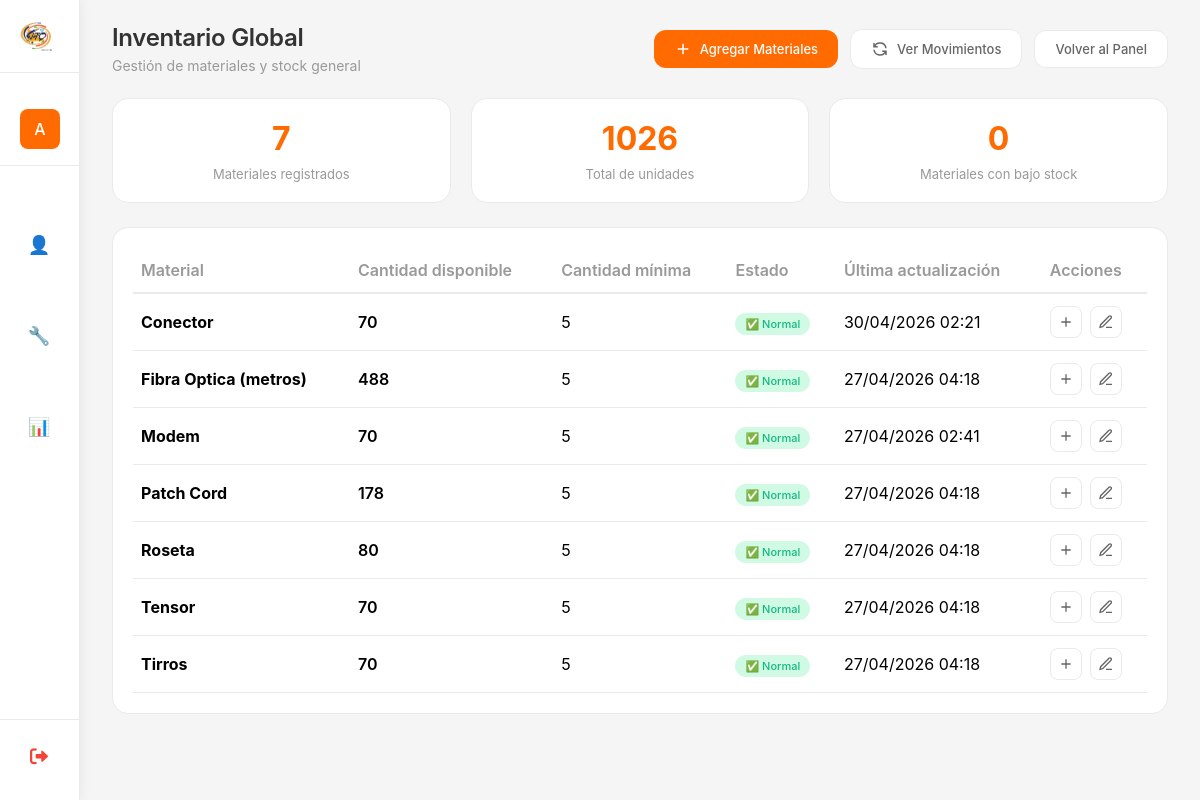
The app's page /inventario/ (signed in), older data.
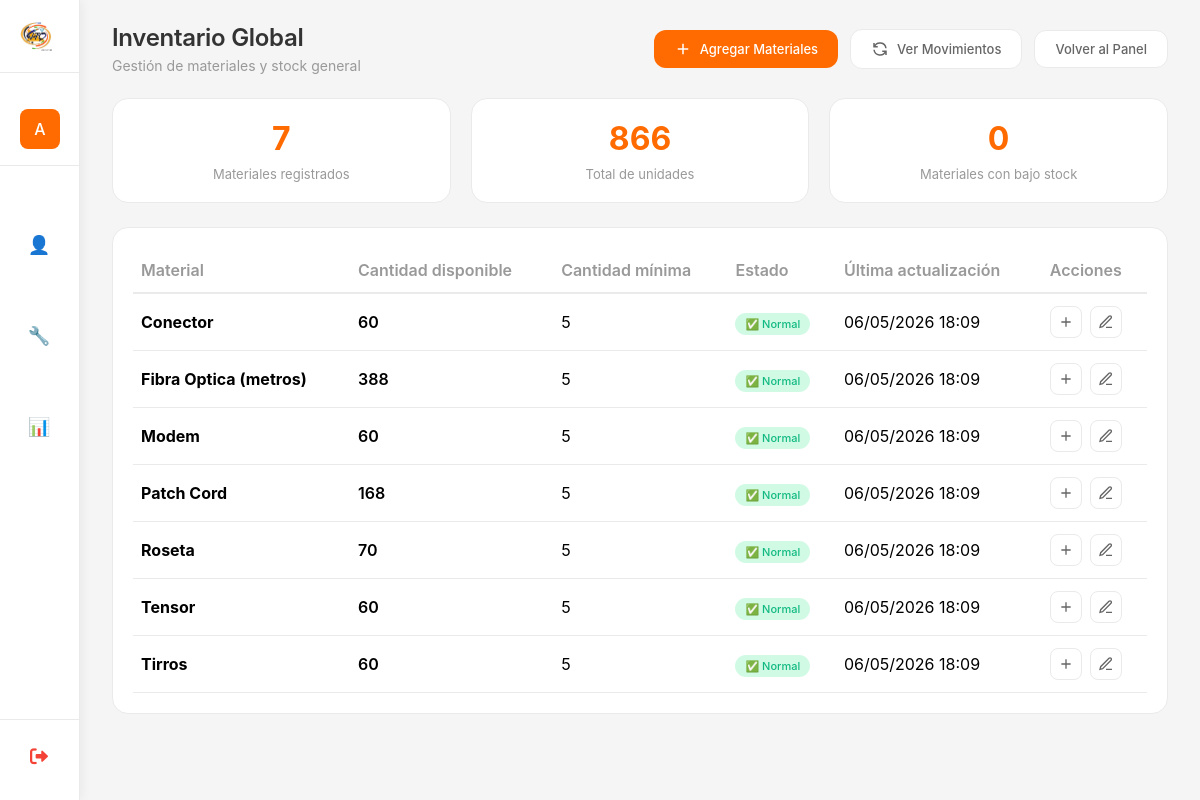
The same page, newer data.
### myapp/models.py (models this page shows, shortened)
class Material(models.Model):
    nombre = models.CharField(max_length=50, unique=True, verbose_name="Nombre del material")
    activo = models.BooleanField(default=True, verbose_name="Activo")
    fecha_creacion = models.DateTimeField(auto_now_add=True)
    class Meta:
        verbose_name = "Material"
        verbose_name_plural = "Materiales"
        ordering = ['nombre']

class InventarioGlobal(models.Model):
    material = models.ForeignKey(
        Material,
        on_delete=models.CASCADE,
        related_name='inventario_global',
        verbose_name="Material"
    )
    cantidad = models.PositiveIntegerField(default=0, verbose_name="Cantidad disponible")
    cantidad_minima = models.PositiveIntegerField(default=5, verbose_name="Cantidad mínima de alerta")
    ultima_actualizacion = models.DateTimeField(auto_now=True, verbose_name="Última actualización")
    actualizado_por = models.ForeignKey(
        User,
        on_delete=models.SET_NULL,
        null=True,
        blank=True,
        related_name='actualizaciones_inventario',
        verbose_name="Actualizado por"
    )
    class Meta:
        verbose_name = "Inventario Global"
        verbose_name_plural = "Inventario Global"
        unique_together = ['material']
    @property
    def esta_bajo_stock(self):
        return self.cantidad <= self.cantidad_minima

### myapp/views_inventario.py (the view)
# urls.py: path('inventario/', inventario_global_lista, name='inventario_global_lista'),
@login_required
@staff_member_required  # Solo administradores pueden acceder
def inventario_global_lista(request):
    es_admin = request.user.is_superuser or request.user.groups.filter(name='Administrador').exists()
    if not es_admin:
        messages.error(request, 'No tienes permisos para acceder a esta página.')
        return redirect('dashboard')
    inventario_list = []
    materiales = Material.objects.filter(activo=True).order_by('nombre')
    for material in materiales:
        inv_global, created = InventarioGlobal.objects.get_or_create(material=material)
        inventario_list.append({
            'material': material,
            'inventario': inv_global
        })
    paginator = Paginator(inventario_list, 15)
    page_number = request.GET.get('page', 1)
    page_obj = paginator.get_page(page_number)
    context = {
        'inventario_list': page_obj,
        'total_materiales': materiales.count(),
        'total_cantidad': sum(item['inventario'].cantidad for item in inventario_list),
        'bajo_stock': [item for item in inventario_list if item['inventario'].esta_bajo_stock],
    }
    return render(request, 'Inventario/inventario_global_lista.html', context)

### myapp/templates/Inventario/inventario_global_lista.html (shortened to what this page needs)
{% extends 'Inicio_De_Sesion/base.html' %}
{% load static %}
{% block page_title %}Inventario Global{% endblock %}
{% block page_subtitle %}Gestión de materiales y stock general{% endblock %}
{% block header_actions %}
<a href="{% url 'inventario_global_agregar' %}" class="btn-primary">
    <svg width="18" height="18" viewBox="0 0 24 24" fill="none" stroke="currentColor" stroke-width="2">
        <path d="M12 5v14M5 12h14"/>
    </svg>
    Agregar Materiales
</a>
<a href="{% url 'inventario_movimientos' %}" class="btn-secondary">
    <svg width="18" height="18" viewBox="0 0 24 24" fill="none" stroke="currentColor" stroke-width="2">
        <path d="M4 4v5h.582m15.356 2A8.001 8.001 0 004.582 9m0 0H9m11 11v-5h-.581m0 0a8.003 8.003 0 01-15.357-2m15.357 2H15"/>
    </svg>
    Ver Movimientos
</a>
<a href="{% url 'panel_inventario' %}" class="btn-secondary">
    Volver al Panel
</a>
{% endblock %}
{% block content %}
<div class="stats-inventario">
    <div class="stat-card-inventario">
        <span class="stat-number">{{ total_materiales }}</span>
        <span class="stat-label">Materiales registrados</span>
    </div>
    <div class="stat-card-inventario">
        <span class="stat-number">{{ total_cantidad }}</span>
        <span class="stat-label">Total de unidades</span>
    </div>
    <div class="stat-card-inventario">
        <span class="stat-number">{{ bajo_stock|length }}</span>
        <span class="stat-label">Materiales con bajo stock</span>
    </div>
</div>
<div class="table-container">
    <table class="table">
        <thead>
            <tr>
                <th>Material</th>
                <th>Cantidad disponible</th>
                <th>Cantidad mínima</th>
                <th>Estado</th>
                <th>Última actualización</th>
                <th>Acciones</th>
            </thead>
        <tbody>
            {% for item in inventario_list %}
            <tr>
                <td><strong>{{ item.material.nombre }}</strong></td>
                <td>
                    <span class="cantidad
                        ">
                        {{ item.inventario.cantidad }}
                    </span>
                </td>
                <td>{{ item.inventario.cantidad_minima }}</td>
                <td>
                    {% if item.inventario.cantidad <= 0 %}
                    <span class="badge-danger-sm">❌ Sin stock</span>
                    {% elif item.inventario.esta_bajo_stock %}
                    <span class="badge-warning-sm">⚠️ Bajo stock</span>
                    {% else %}
                    <span class="badge-success-sm">✅ Normal</span>
                    {% endif %}
                </td>
                <td>{{ item.inventario.ultima_actualizacion|date:"d/m/Y H:i" }}</td>
                <td class="action-buttons">
                    <a href="{% url 'inventario_global_agregar' %}?material={{ item.material.id }}" class="btn-icon" title="Agregar stock">
                        <svg width="16" height="16" viewBox="0 0 24 24" fill="none" stroke="currentColor" stroke-width="2">
                            <path d="M12 5v14M5 12h14"/>
                        </svg>
                    </a>
                    <a href="{% url 'inventario_global_ajustar' item.material.id %}" class="btn-icon" title="Ajustar cantidad">
                        <svg width="16" height="16" viewBox="0 0 24 24" fill="none" stroke="currentColor" stroke-width="2">
                            <path d="M12 20h9M16.5 3.5a2.121 2.121 0 0 1 3 3L7 19l-4 1 1-4L16.5 3.5z"/>
                        </svg>
                    </a>
                </td>
            </tr>
            {% endfor %}
        </tbody>
    </table>
</div>
{% endblock %}

### myapp/templates/Inicio_De_Sesion/base.html (shortened to what this page needs)
{% load static %}
<!DOCTYPE html>
<html lang="es">
<head>
    <link rel="stylesheet" href="https://cdnjs.cloudflare.com/ajax/libs/font-awesome/6.0.0/css/all.min.css">
</head>
<body>
    <div class="dashboard">
        <div class="sidebar" id="sidebar">
            <div class="logo-area" onclick="window.location.href='{% url 'dashboard' %}'">
                <img src="{% static 'cd.png' %}" alt="VTC" class="logo">
            </div>
            <div class="user-info">
                <div class="user-avatar">
                    {{ user.username|first|upper }}
                </div>
            </div>
            <div class="menu">
                <div class="menu-item" onclick="toggleSubmenu(this, 'vendedorSubmenu')">
                    <span class="menu-icon">👤</span>
                </div>
                {% if user.groups.all.0.name == 'Instalador' or user.groups.all.0.name == 'Administrador' or user.is_superuser %}
                <div class="menu-item" onclick="toggleSubmenu(this, 'instaladorSubmenu')">
                    <span class="menu-icon">🔧</span>
                </div>
                {% endif %}
                {% if user.is_superuser or user.groups.all.0.name == 'Administrador' or user.groups.all.0.name == 'Supervisor' %}
                <div class="menu-item" onclick="window.location.href='{% url 'panel_administrativo' %}'">
                    <span class="menu-icon">📊</span>
                </div>
                {% endif %}
            </div>
            <div class="sidebar-footer">
                <a href="{% url 'logout' %}" class="logout-sidebar" onclick="return confirm('¿Estás seguro que deseas cerrar sesión?')">
                    <i class="fas fa-sign-out-alt"></i>
                </a>
            </div>
        </div>
        <div class="main-content" id="mainContent">
            <div class="content-header">
                <div class="page-title">
                    <h1>{% block page_title %}Dashboard{% endblock %}</h1>
                    <p>{% block page_subtitle %}{{ current_date|default:"11 mar 2026" }} · Bienvenido de vuelta{% endblock %}</p>
                </div>
                <div class="header-actions">
                    {% block header_actions %}{% endblock %}
                </div>
            </div>
            {% block content %}{% endblock %}
        </div>
    </div>
</body>
</html>

### myapp/templates/Inicio_De_Sesion/base.html (style rules this page uses)
* { margin: 0; padding: 0; box-sizing: border-box; font-family: 'Inter', -apple-system, BlinkMacSystemFont, sans-serif; }
:root { --orange: #ff6b00; --orange-light: #fff2e6; --gray-bg: #f5f5f5; --gray-border: #eaeaea; --gray-text: #999; --dark-text: #333; --sidebar-width: 80px; --sidebar-expanded: 250px; --transition: all 0.3s cubic-bezier(0.4, 0, 0.2, 1); }
html, body { margin: 0; padding: 0; height: 100%; width: 100%; background: var(--gray-bg); overflow: hidden; position: relative; }
.dashboard { display: flex; min-height: 100vh; position: relative; height: 100%; }
.sidebar { background-color: #ffffff; color: #1f2937; width: var(--sidebar-width); position: fixed; top: 0; left: 0; height: 100%; overflow-y: auto; overflow-x: hidden; transition: var(--transition); z-index: 1000; display: flex; flex-direction: column; box-shadow: 2px 0 10px rgba(0, 0, 0, 0.05); border-right: 1px solid var(--gray-border); }
.logo-area { padding: 20px; display: flex; align-items: center; gap: 12px; width: 100%; border-bottom: 1px solid var(--gray-border); margin-bottom: 20px; cursor: pointer; transition: var(--transition); }
.logo { width: 32px; height: 32px; object-fit: contain; transition: var(--transition); flex-shrink: 0; }
.user-info { padding: 16px 20px; display: flex; align-items: center; gap: 12px; width: 100%; border-bottom: 1px solid var(--gray-border); margin-bottom: 1rem; }
.user-avatar { min-width: 40px; width: 40px; height: 40px; background: var(--orange); border-radius: 8px; display: flex; align-items: center; justify-content: center; color: white; font-weight: 500; font-size: 16px; flex-shrink: 0; transition: var(--transition); }
.menu { flex: 1; display: flex; flex-direction: column; gap: 4px; padding: 0 12px; }
.menu-item { padding: 10px 12px; display: flex; align-items: center; gap: 12px; width: 100%; cursor: pointer; transition: var(--transition); color: #666; font-size: 14px; position: relative; border-radius: 8px; }
.menu-icon { font-size: 18px; min-width: 30px; text-align: center; color: #999; flex-shrink: 0; transition: var(--transition); }
.sidebar-footer { margin-top: auto; padding: 16px 12px 24px 12px; border-top: 1px solid var(--gray-border); }
.logout-sidebar { display: flex; align-items: center; gap: 12px; padding: 10px 12px; width: 100%; color: #f44336; text-decoration: none; transition: var(--transition); border-radius: 8px; font-weight: 500; }
.logout-sidebar i { font-size: 18px; min-width: 30px; text-align: center; color: #f44336; }
.main-content { margin-left: var(--sidebar-width); transition: margin-left 0.3s cubic-bezier(0.4, 0, 0.2, 1); background: var(--gray-bg); height: 100%; width: calc(100% - var(--sidebar-width)); overflow-y: auto; overflow-x: hidden; padding: 24px 32px; position: relative; }
.content-header { display: flex; justify-content: space-between; align-items: center; margin-bottom: 24px; flex-wrap: wrap; gap: 16px; }
.page-title h1 { font-size: 24px; font-weight: 600; color: var(--dark-text); letter-spacing: -0.3px; line-height: 1.2; }
.page-title p { color: var(--gray-text); font-size: 14px; margin-top: 4px; }
.header-actions { display: flex; gap: 12px; align-items: center; flex-wrap: wrap; }

Row changes from the older to the newer data that the page shows:
changed through a linked row, Material "Conector": inventario.cantidad "70" → "60"; inventario.ultima_actualizacion "30/04/2026 02:21" → "06/05/2026 18:09"
changed through a linked row, Material "Fibra Optica (metros)": inventario.cantidad "488" → "388"; inventario.ultima_actualizacion "27/04/2026 04:18" → "06/05/2026 18:09"
changed through a linked row, Material "Modem": inventario.cantidad "70" → "60"; inventario.ultima_actualizacion "27/04/2026 02:41" → "06/05/2026 18:09"
changed through a linked row, Material "Patch Cord": inventario.cantidad "178" → "168"; inventario.ultima_actualizacion "27/04/2026 04:18" → "06/05/2026 18:09"
changed through a linked row, Material "Roseta": inventario.cantidad "80" → "70"; inventario.ultima_actualizacion "27/04/2026 04:18" → "06/05/2026 18:09"
changed through a linked row, Material "Tensor": inventario.cantidad "70" → "60"; inventario.ultima_actualizacion "27/04/2026 04:18" → "06/05/2026 18:09"
changed through a linked row, Material "Tirros": inventario.cantidad "70" → "60"; inventario.ultima_actualizacion "27/04/2026 04:18" → "06/05/2026 18:09"
Text that changed along with them:
{{ total_cantidad }}: "1026" → "866"
